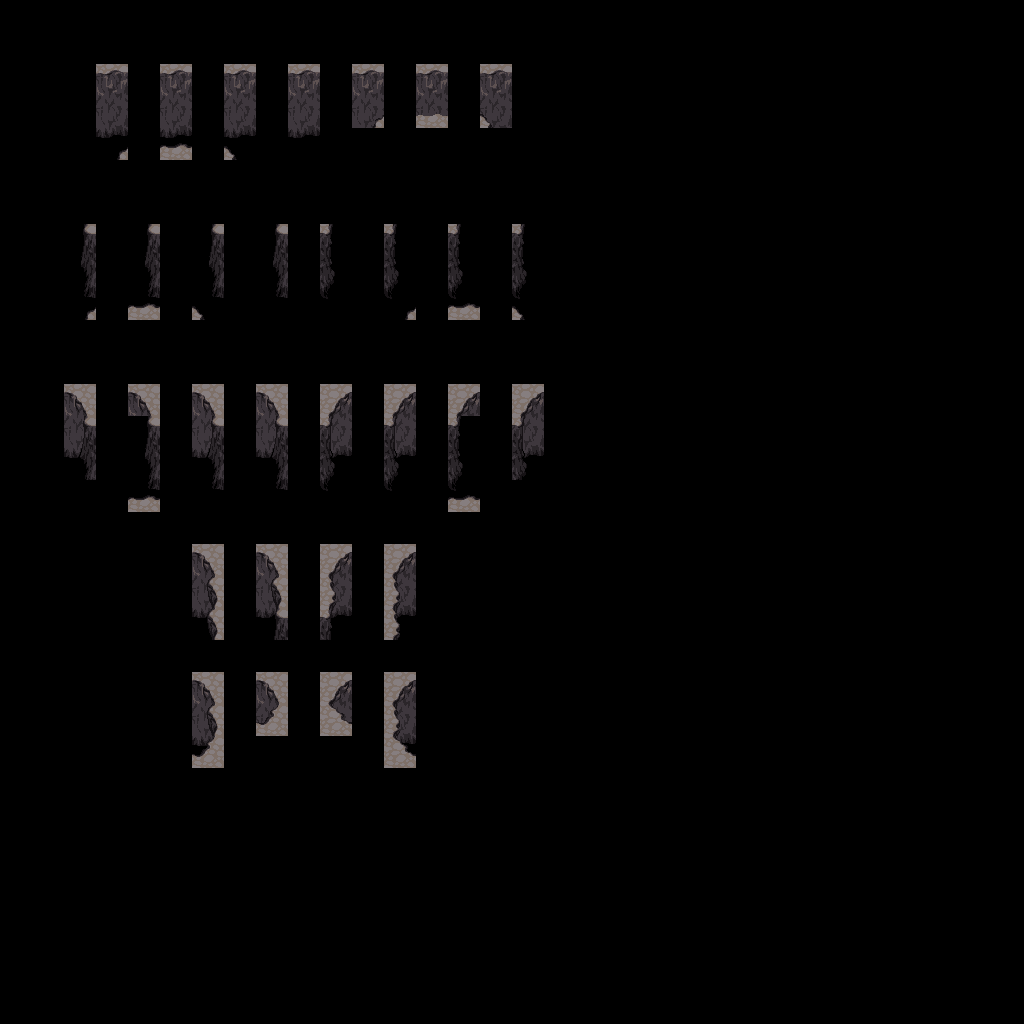

A level layout from a 2D game, rendered from its tile map. Below: a short description, then the map file with its tile-grid data intact:
An orthogonal 32x32 tile map with 32x32 px tiles, 3 tile layers (regions, input_Mountain, output_Mountain).

<map version="1.2" tiledversion="1.2.0" orientation="orthogonal" renderorder="right-down" width="32" height="32" tilewidth="32" tileheight="32" infinite="0" nextlayerid="5" nextobjectid="1">
 <tileset firstgid="1" source="../mountains-v6.tsx" />
 <layer id="1" name="regions" width="32" height="32">
  <data encoding="csv">
0,0,0,0,0,0,0,0,0,0,0,0,0,0,0,0,0,0,0,0,0,0,0,0,0,0,0,0,0,0,0,0,
0,0,0,0,0,0,0,0,0,0,0,0,0,0,0,0,0,0,0,0,0,0,0,0,0,0,0,0,0,0,0,0,
0,0,0,1166,0,1166,0,1166,0,1166,0,1166,0,1166,0,1166,0,0,0,0,0,0,0,0,0,0,0,0,0,0,0,0,
0,0,0,1166,0,1166,0,1166,0,1166,0,1166,0,1166,0,1166,0,0,0,0,0,0,0,0,0,0,0,0,0,0,0,0,
0,0,0,1166,0,1166,0,1166,0,1166,0,0,0,0,0,0,0,0,0,0,0,0,0,0,0,0,0,0,0,0,0,0,
0,0,0,0,0,0,0,0,0,0,0,0,0,0,0,0,0,0,0,0,0,0,0,0,0,0,0,0,0,0,0,0,
0,0,0,0,0,0,0,0,0,0,0,0,0,0,0,0,0,0,0,0,0,0,0,0,0,0,0,0,0,0,0,0,
0,0,1166,0,1167,0,1167,0,1166,0,1166,0,1167,0,1167,0,1166,0,0,0,0,0,0,0,0,0,0,0,0,0,0,0,
0,0,1166,0,1167,0,1167,0,1166,0,1166,0,1167,0,1167,0,1166,0,0,0,0,0,0,0,0,0,0,0,0,0,0,0,
0,0,1166,0,1167,0,1167,0,1166,0,1166,0,1167,0,1167,0,1166,0,0,0,0,0,0,0,0,0,0,0,0,0,0,0,
0,0,0,0,0,0,0,0,0,0,0,0,0,0,0,0,0,0,0,0,0,0,0,0,0,0,0,0,0,0,0,0,
0,0,0,0,0,0,0,0,0,0,0,0,0,0,0,0,0,0,0,0,0,0,0,0,0,0,0,0,0,0,0,0,
0,0,1166,0,1166,0,1167,0,1167,0,1167,0,1167,0,1166,0,1166,0,0,0,0,0,0,0,0,0,0,0,0,0,0,0,
0,0,1166,0,1166,0,1167,0,1167,0,1167,0,1167,0,1166,0,1166,0,0,0,0,0,0,0,0,0,0,0,0,0,0,0,
0,0,1166,0,1166,0,1167,0,1167,0,1167,0,1167,0,1166,0,1166,0,0,0,0,0,0,0,0,0,0,0,0,0,0,0,
0,0,0,0,1166,0,1166,0,1166,0,1166,0,1166,0,1166,0,0,0,0,0,0,0,0,0,0,0,0,0,0,0,0,0,
0,0,0,0,0,0,0,0,0,0,0,0,0,0,0,0,0,0,0,0,0,0,0,0,0,0,0,0,0,0,0,0,
0,0,0,0,0,0,1167,0,1166,0,1166,0,1167,0,0,0,0,0,0,0,0,0,0,0,0,0,0,0,0,0,0,0,
0,0,0,0,0,0,1167,0,1166,0,1166,0,1167,0,0,0,0,0,0,0,0,0,0,0,0,0,0,0,0,0,0,0,
0,0,0,0,0,0,1167,0,1166,0,1166,0,1167,0,0,0,0,0,0,0,0,0,0,0,0,0,0,0,0,0,0,0,
0,0,0,0,0,0,0,0,0,0,0,0,0,0,0,0,0,0,0,0,0,0,0,0,0,0,0,0,0,0,0,0,
0,0,0,0,0,0,1166,0,1166,0,1166,0,1166,0,0,0,0,0,0,0,0,0,0,0,0,0,0,0,0,0,0,0,
0,0,0,0,0,0,1166,0,1166,0,1166,0,1166,0,0,0,0,0,0,0,0,0,0,0,0,0,0,0,0,0,0,0,
0,0,0,0,0,0,1166,0,0,0,0,0,1166,0,0,0,0,0,0,0,0,0,0,0,0,0,0,0,0,0,0,0,
0,0,0,0,0,0,0,0,0,0,0,0,0,0,0,0,0,0,0,0,0,0,0,0,0,0,0,0,0,0,0,0,
0,0,0,0,0,0,0,0,0,0,0,0,0,0,0,0,0,0,0,0,0,0,0,0,0,0,0,0,0,0,0,0,
0,0,0,0,0,0,0,0,0,0,0,0,0,0,0,0,0,0,0,0,0,0,0,0,0,0,0,0,0,0,0,0,
0,0,0,0,0,0,0,0,0,0,0,0,0,0,0,0,0,0,0,0,0,0,0,0,0,0,0,0,0,0,0,0,
0,0,0,0,0,0,0,0,0,0,0,0,0,0,0,0,0,0,0,0,0,0,0,0,0,0,0,0,0,0,0,0,
0,0,0,0,0,0,0,0,0,0,0,0,0,0,0,0,0,0,0,0,0,0,0,0,0,0,0,0,0,0,0,0,
0,0,0,0,0,0,0,0,0,0,0,0,0,0,0,0,0,0,0,0,0,0,0,0,0,0,0,0,0,0,0,0,
0,0,0,0,0,0,0,0,0,0,0,0,0,0,0,0,0,0,0,0,0,0,0,0,0,0,0,0,0,0,0,0
</data>
 </layer>
 <layer id="2" name="input_Mountain" width="32" height="32">
  <properties>
   <property name="StrictEmpty" type="bool" value="true" />
  </properties>
  <data encoding="csv">
0,0,0,0,0,0,0,0,0,0,0,0,0,0,0,0,0,0,0,0,0,0,0,0,0,0,0,0,0,0,0,0,
0,0,0,0,0,0,0,0,0,0,0,0,0,0,0,0,0,0,0,0,0,0,0,0,0,0,0,0,0,0,0,0,
0,0,0,914,0,914,0,914,0,914,0,914,0,914,0,914,0,0,0,0,0,0,0,0,0,0,0,0,0,0,0,0,
0,0,0,0,0,0,0,0,0,0,0,785,0,786,0,787,0,0,0,0,0,0,0,0,0,0,0,0,0,0,0,0,
0,0,0,785,0,786,0,787,0,0,0,0,0,0,0,0,0,0,0,0,0,0,0,0,0,0,0,0,0,0,0,0,
0,0,0,0,0,0,0,0,0,0,0,0,0,0,0,0,0,0,0,0,0,0,0,0,0,0,0,0,0,0,0,0,
0,0,0,0,0,0,0,0,0,0,0,0,0,0,0,0,0,0,0,0,0,0,0,0,0,0,0,0,0,0,0,0,
0,0,913,0,913,0,913,0,913,0,915,0,915,0,915,0,915,0,0,0,0,0,0,0,0,0,0,0,0,0,0,0,
0,0,0,0,0,0,0,0,0,0,0,0,0,0,0,0,0,0,0,0,0,0,0,0,0,0,0,0,0,0,0,0,
0,0,785,0,786,0,787,0,0,0,0,0,785,0,786,0,787,0,0,0,0,0,0,0,0,0,0,0,0,0,0,0,
0,0,0,0,0,0,0,0,0,0,0,0,0,0,0,0,0,0,0,0,0,0,0,0,0,0,0,0,0,0,0,0,
0,0,0,0,0,0,0,0,0,0,0,0,0,0,0,0,0,0,0,0,0,0,0,0,0,0,0,0,0,0,0,0,
0,0,848,0,848,0,848,0,848,0,852,0,852,0,852,0,852,0,0,0,0,0,0,0,0,0,0,0,0,0,0,0,
0,0,913,0,913,0,913,0,913,0,915,0,915,0,915,0,915,0,0,0,0,0,0,0,0,0,0,0,0,0,0,0,
0,0,977,0,0,0,977,0,0,0,0,0,979,0,0,0,979,0,0,0,0,0,0,0,0,0,0,0,0,0,0,0,
0,0,0,0,786,0,1041,0,0,0,0,0,1043,0,786,0,0,0,0,0,0,0,0,0,0,0,0,0,0,0,0,0,
0,0,0,0,0,0,0,0,0,0,0,0,0,0,0,0,0,0,0,0,0,0,0,0,0,0,0,0,0,0,0,0,
0,0,0,0,0,0,848,0,848,0,852,0,852,0,0,0,0,0,0,0,0,0,0,0,0,0,0,0,0,0,0,0,
0,0,0,0,0,0,849,0,849,0,851,0,851,0,0,0,0,0,0,0,0,0,0,0,0,0,0,0,0,0,0,0,
0,0,0,0,0,0,849,0,913,0,915,0,851,0,0,0,0,0,0,0,0,0,0,0,0,0,0,0,0,0,0,0,
0,0,0,0,0,0,0,0,0,0,0,0,0,0,0,0,0,0,0,0,0,0,0,0,0,0,0,0,0,0,0,0,
0,0,0,0,0,0,848,0,848,0,852,0,852,0,0,0,0,0,0,0,0,0,0,0,0,0,0,0,0,0,0,0,
0,0,0,0,0,0,849,0,1109,0,1110,0,851,0,0,0,0,0,0,0,0,0,0,0,0,0,0,0,0,0,0,0,
0,0,0,0,0,0,1109,0,0,0,0,0,1110,0,0,0,0,0,0,0,0,0,0,0,0,0,0,0,0,0,0,0,
0,0,0,0,0,0,0,0,0,0,0,0,0,0,0,0,0,0,0,0,0,0,0,0,0,0,0,0,0,0,0,0,
0,0,0,0,0,0,0,0,0,0,0,0,0,0,0,0,0,0,0,0,0,0,0,0,0,0,0,0,0,0,0,0,
0,0,0,0,0,0,0,0,0,0,0,0,0,0,0,0,0,0,0,0,0,0,0,0,0,0,0,0,0,0,0,0,
0,0,0,0,0,0,0,0,0,0,0,0,0,0,0,0,0,0,0,0,0,0,0,0,0,0,0,0,0,0,0,0,
0,0,0,0,0,0,0,0,0,0,0,0,0,0,0,0,0,0,0,0,0,0,0,0,0,0,0,0,0,0,0,0,
0,0,0,0,0,0,0,0,0,0,0,0,0,0,0,0,0,0,0,0,0,0,0,0,0,0,0,0,0,0,0,0,
0,0,0,0,0,0,0,0,0,0,0,0,0,0,0,0,0,0,0,0,0,0,0,0,0,0,0,0,0,0,0,0,
0,0,0,0,0,0,0,0,0,0,0,0,0,0,0,0,0,0,0,0,0,0,0,0,0,0,0,0,0,0,0,0
</data>
 </layer>
 <layer id="3" name="output_Mountain" width="32" height="32">
  <data encoding="csv">
0,0,0,0,0,0,0,0,0,0,0,0,0,0,0,0,0,0,0,0,0,0,0,0,0,0,0,0,0,0,0,0,
0,0,0,0,0,0,0,0,0,0,0,0,0,0,0,0,0,0,0,0,0,0,0,0,0,0,0,0,0,0,0,0,
0,0,0,0,0,0,0,0,0,0,0,0,0,0,0,0,0,0,0,0,0,0,0,0,0,0,0,0,0,0,0,0,
0,0,0,978,0,978,0,978,0,978,0,783,0,1176,0,789,0,0,0,0,0,0,0,0,0,0,0,0,0,0,0,0,
0,0,0,1105,0,1106,0,1107,0,1042,0,0,0,0,0,0,0,0,0,0,0,0,0,0,0,0,0,0,0,0,0,0,
0,0,0,0,0,0,0,0,0,0,0,0,0,0,0,0,0,0,0,0,0,0,0,0,0,0,0,0,0,0,0,0,
0,0,0,0,0,0,0,0,0,0,0,0,0,0,0,0,0,0,0,0,0,0,0,0,0,0,0,0,0,0,0,0,
0,0,0,0,0,0,0,0,0,0,0,0,0,0,0,0,0,0,0,0,0,0,0,0,0,0,0,0,0,0,0,0,
0,0,977,0,977,0,977,0,977,0,979,0,979,0,979,0,979,0,0,0,0,0,0,0,0,0,0,0,0,0,0,0,
0,0,792,0,856,0,920,0,1041,0,1043,0,984,0,1048,0,1112,0,0,0,0,0,0,0,0,0,0,0,0,0,0,0,
0,0,0,0,0,0,0,0,0,0,0,0,0,0,0,0,0,0,0,0,0,0,0,0,0,0,0,0,0,0,0,0,
0,0,0,0,0,0,0,0,0,0,0,0,0,0,0,0,0,0,0,0,0,0,0,0,0,0,0,0,0,0,0,0,
0,0,0,0,0,0,0,0,0,0,0,0,0,0,0,0,0,0,0,0,0,0,0,0,0,0,0,0,0,0,0,0,
0,0,911,0,0,0,911,0,911,0,917,0,917,0,0,0,917,0,0,0,0,0,0,0,0,0,0,0,0,0,0,0,
0,0,974,0,977,0,974,0,974,0,982,0,982,0,979,0,982,0,0,0,0,0,0,0,0,0,0,0,0,0,0,0,
0,0,0,0,856,0,0,0,1041,0,1043,0,0,0,1048,0,0,0,0,0,0,0,0,0,0,0,0,0,0,0,0,0,
0,0,0,0,0,0,0,0,0,0,0,0,0,0,0,0,0,0,0,0,0,0,0,0,0,0,0,0,0,0,0,0,
0,0,0,0,0,0,0,0,0,0,0,0,0,0,0,0,0,0,0,0,0,0,0,0,0,0,0,0,0,0,0,0,
0,0,0,0,0,0,847,0,847,0,853,0,853,0,0,0,0,0,0,0,0,0,0,0,0,0,0,0,0,0,0,0,
0,0,0,0,0,0,846,0,910,0,918,0,854,0,0,0,0,0,0,0,0,0,0,0,0,0,0,0,0,0,0,0,
0,0,0,0,0,0,0,0,0,0,0,0,0,0,0,0,0,0,0,0,0,0,0,0,0,0,0,0,0,0,0,0,
0,0,0,0,0,0,0,0,0,0,0,0,0,0,0,0,0,0,0,0,0,0,0,0,0,0,0,0,0,0,0,0,
0,0,0,0,0,0,847,0,1045,0,1039,0,853,0,0,0,0,0,0,0,0,0,0,0,0,0,0,0,0,0,0,0,
0,0,0,0,0,0,1046,0,0,0,0,0,1038,0,0,0,0,0,0,0,0,0,0,0,0,0,0,0,0,0,0,0,
0,0,0,0,0,0,0,0,0,0,0,0,0,0,0,0,0,0,0,0,0,0,0,0,0,0,0,0,0,0,0,0,
0,0,0,0,0,0,0,0,0,0,0,0,0,0,0,0,0,0,0,0,0,0,0,0,0,0,0,0,0,0,0,0,
0,0,0,0,0,0,0,0,0,0,0,0,0,0,0,0,0,0,0,0,0,0,0,0,0,0,0,0,0,0,0,0,
0,0,0,0,0,0,0,0,0,0,0,0,0,0,0,0,0,0,0,0,0,0,0,0,0,0,0,0,0,0,0,0,
0,0,0,0,0,0,0,0,0,0,0,0,0,0,0,0,0,0,0,0,0,0,0,0,0,0,0,0,0,0,0,0,
0,0,0,0,0,0,0,0,0,0,0,0,0,0,0,0,0,0,0,0,0,0,0,0,0,0,0,0,0,0,0,0,
0,0,0,0,0,0,0,0,0,0,0,0,0,0,0,0,0,0,0,0,0,0,0,0,0,0,0,0,0,0,0,0,
0,0,0,0,0,0,0,0,0,0,0,0,0,0,0,0,0,0,0,0,0,0,0,0,0,0,0,0,0,0,0,0
</data>
 </layer>
</map>
